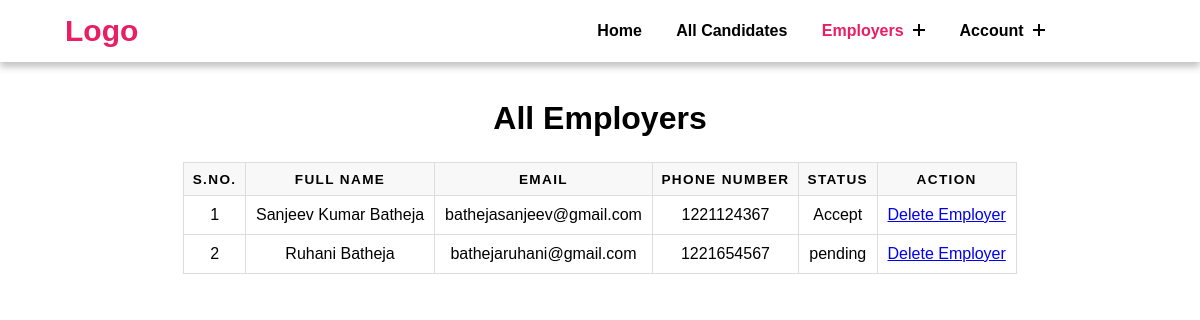
Page /allEmployers (signed in) on the committed database.
### job_portal_app/models.py (models this page shows, shortened)
class EmployerRegister(models.Model):
    user = models.ForeignKey(User, on_delete=models.CASCADE)
    first_name = models.CharField(max_length=100)
    last_name = models.CharField(max_length=100)
    phone = models.CharField(max_length=20)
    type = models.CharField(max_length=50)
    status = models.CharField(max_length=20)

### job_portal_app/views.py (the view)
# urls.py: path('allEmployers', allEmployers, name="allEmployers"),
def allEmployers(request):
    if not request.user.is_authenticated:
        return redirect('adminLogin')
    data = EmployerRegister.objects.all()
    context = {
        'data': data
    }
    return render(request, 'allEmployers.html', context)

### job_portal_app/templates/allEmployers.html (shortened to what this page needs)
{% extends 'base.html' %}
{% load static %}
{% block content %}
{% include 'adminNavbar.html' %}
<link rel="stylesheet" href="{% static 'table.css' %}">
<div class="container allEmployers" style="margin-top: 100px;">
    <h1 style="text-align: center; margin-bottom: 25px;">All Employers</h1>
    <table class="table" border="1" cellpadding="1" cellspacing="0">
        <thead>
            <tr>
                <th scope="col">S.No.</th>
                <th scope="col">Full Name</th>
                <th scope="col">Email</th>
                <th scope="col">Phone Number</th>
                <th scope="col">Status</th>
                <th scope="col">Action</th>
            </tr>
        </thead>
        <tbody>
            {% if data %}
            {% for i in data %}
            <tr>
                <td scope="row" aria-label="S.No.">{{forloop.counter}}</td>
                <td aria-label="Full Name">{{i.user.first_name}} {{i.user.last_name}}</td>
                <td aria-label="Email">{{i.user.username}}</td>
                <td aria-label="Phone Number">{{i.phone}}</td>
                <td aria-label="Status">{{i.status}}</td>
                <td aria-label="Action">
                    <a href="{% url 'deleteEmployer' i.user.id %}" onclick="return confirm('Are you sure you want to delete it?')">Delete Employer</a>
                </td>
            </tr>
            {% endfor %}
            {% else %}
            <tr>
                <td colspan="6">No records found.</td>
            </tr>
            {% endif %}
        </tbody>
    </table>
</div>
{% endblock %}

### job_portal_app/static/style.css (style rules this page uses)
* { margin: 0; padding: 0; font-family: sans-serif; }
*, *:after, *:before { -webkit-box-sizing: border-box; -moz-box-sizing: border-box; -ms-box-sizing:border-box; -o-box-sizing:border-box; box-sizing: border-box; }

### job_portal_app/static/table.css (style rules this page uses)
table { border: 1px solid #ccc; border-collapse: collapse; margin: 0; margin-left: auto; margin-right: auto; padding: 0; table-layout: fixed; }
table thead tr { background: #f8f8f8; border: 1px solid #ddd; }
table tbody tr { background: #fff; border: 1px solid #ddd; }
table th, table td { padding: .625em; text-align: center; }
table th { font-size: .85em; letter-spacing: .1em; text-transform: uppercase; }

### rows in the picture
EmployerRegister: user.first_name "Sanjeev Kumar", user.last_name "Batheja", user.username "bathejasanjeev@gmail.com", phone "1221124367", status "Accept"
EmployerRegister: user.first_name "Ruhani", user.last_name "Batheja", user.username "bathejaruhani@gmail.com", phone "1221654567", status "pending"
